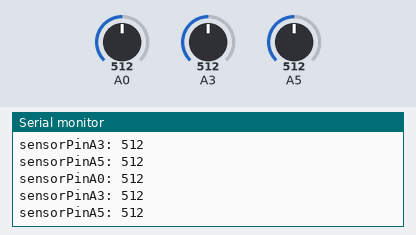
A sketch run on a simulated Arduino Uno, built with avr-gcc and run on an emulated ATmega328P. Parts: the last lines printed to the serial monitor. Inputs (shaded band) come from the test bench; at power-on: A5 = 512, A0 = 512, A3 = 512.

Above: at 4.2 s.
4.3 s: A5 set to 11
At 4.8 s:
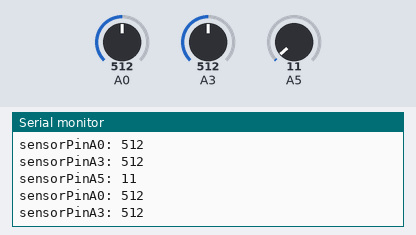
5.8 s: A5 set to 8
At 6.3 s:
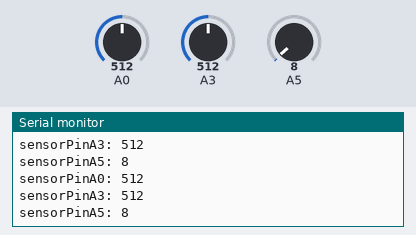
8.8 s: A0 set to 105
At 9.3 s:
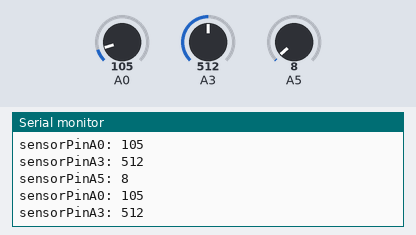
10.3 s: A0 set to 92
At 10.8 s:
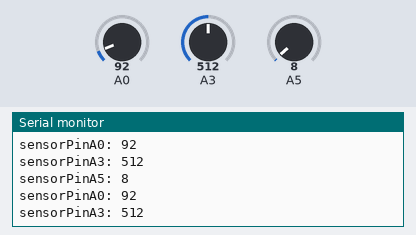
Timing chart, 0 to 13.3 s (numbered marks = the images above; inputs shaded):
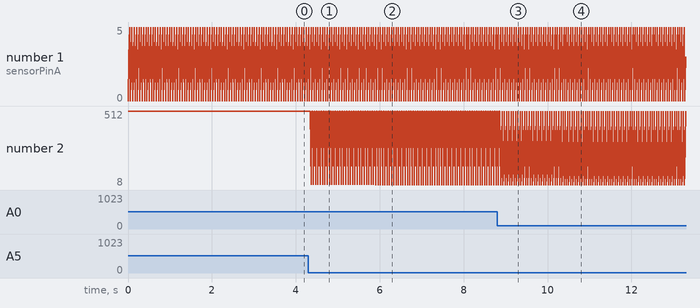

The sketch:

Analog-Fred-Multi.ino
```cpp
void setup() {
  // start serial port at 9600 bps
  Serial.begin(9600);
}
void loop() {
  // read sensor values and send them to the serial port:
  Serial.print("sensorPinA0: ");
  Serial.println(analogRead(A0));
  Serial.print("sensorPinA3: ");
  Serial.println(analogRead(A3));
  Serial.print("sensorPinA5: ");
  Serial.println(analogRead(A5));
  delay(1);
}
```

Measured:
- after the input at 4.3 s, the serial monitor: prints a new line after 0.06 s (image 1)
- after the input at 5.8 s, the serial monitor: prints a new line after 0.11 s (image 2)
- after the input at 8.8 s, the serial monitor: prints a new line after 0.10 s (image 3)
- after the input at 10.3 s, the serial monitor: prints a new line after 0.06 s (image 4)
- plotted number 2: 512 → 11 after the input at 4.3 s, 8 → 92 after the input at 10.3 s
